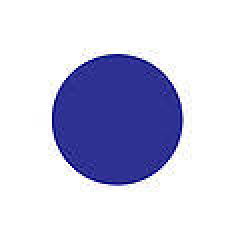
//> input picture samps/blue.jpeg, 120 x 120 px, given in place of blue.jpg, which was not available (shown 2 times larger)
$ ./led   (built with g++ and OpenCV 4)
//> lines starting //> are read from the running program, lines starting //| are printed output that depends on the picture; after the words box and inside, x2 and y2 are one past the last pixel; in counts of white or black regions, pixels touching at a corner belong together; pictures that were not available may be replaced by others from this repository, and a replacement may not be noted
#include "opencv2/highgui/highgui.hpp"
#include "opencv2/imgproc/imgproc.hpp"
#include "opencv2/core/core.hpp"
#include <iostream>
#include <stdio.h>
#include <vector>

using namespace cv;

/* @function main */
int main(int argc, char** argv)
{
  Mat src, src_gray;

  /// Read the image
  src = imread("samps/blue.jpg",1);
//> src is the input picture: 120 rows x 120 cols, CV_8UC3; mean B, G, R 228.4, 205.7, 205.1

  if( !src.data )
    { return -1; }

  /// Convert it to gray
  cvtColor( src, src_gray, CV_BGR2GRAY );
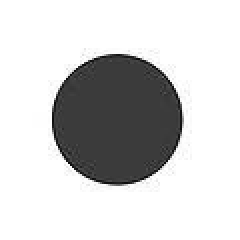
//> src_gray: 120 rows x 120 cols, CV_8UC1 (shown 2 times larger); min 8, max 255, mean 208.1

  /// Reduce the noise so we avoid false circle detection
  GaussianBlur( src_gray, src_gray, Size(9, 9), 2, 2 );
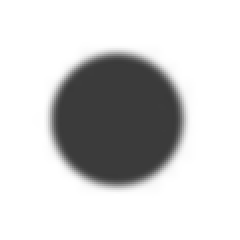
//> src_gray: 120 rows x 120 cols, CV_8UC1 (shown 2 times larger); 19.31% of pixels changed, all inside (x1, y1, x2, y2) = (16, 21, 99, 99)

  vector<Vec3f> circles;

  /// Apply the Hough Transform to find the circles
  HoughCircles( src_gray, circles, CV_HOUGH_GRADIENT, 1, src_gray.rows/8, 200, 100, 0, 0 );
//> circles = 1 circle (x, y, radius): [58.5, 59.5, 32.4]

  /// Draw the circles detected
  for( size_t i = 0; i < circles.size(); i++ )
  {
      Point center(cvRound(circles[i][0]), cvRound(circles[i][1]));
      int radius = cvRound(circles[i][2]);
      // circle center
      circle( src, center, 3, Scalar(0,255,0), -1, 8, 0 );
      // circle outline
      circle( src, center, radius, Scalar(0,0,255), 3, 8, 0 );
   }
//> this loop made 1 pass
//> (center, radius) on pass 1: (Point(58, 60), 32)
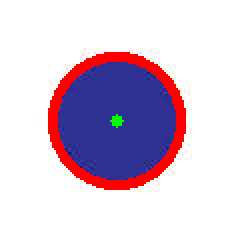
//> src: 120 rows x 120 cols, CV_8UC3 (shown 2 times larger); 7.23% of pixels changed, all inside (x1, y1, x2, y2) = (24, 26, 93, 95)

  /// Show your results
  namedWindow( "Hough Circle Transform Demo", CV_WINDOW_AUTOSIZE );
  imshow( "Hough Circle Transform Demo", src );

  waitKey(0);
  return 0;
}
